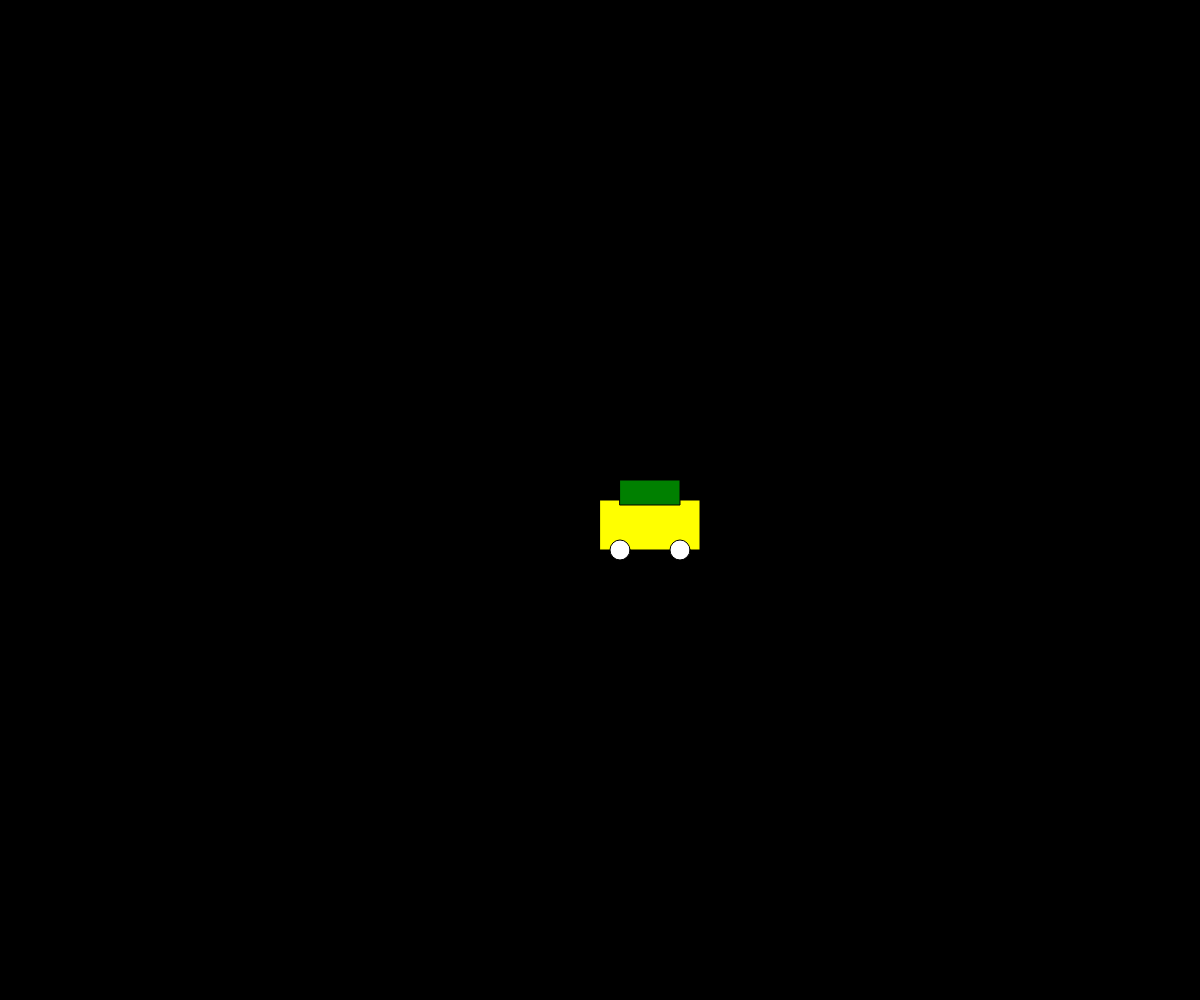
Frame 1 (no input)
Frame 60 (no input): identical to frame 1, image omitted
Frame 120 (the mouse pressed at the canvas centre since frame 60): identical to frame 1, image omitted

The p5.js sketch that drew this single still picture (run headless with seeded random() and noise() and a simulated clock; from frame 60 on, the mouse is pressed at the canvas centre):

// p5.js sketch
// ── sketch.js
// p5.js sketch
let car;

function setup() {
  createCanvas(windowWidth, windowHeight);
  car = new Car(width / 2, height / 2);
}

function draw() {
  background('black');
  car.display();
}

class Car {
  constructor(x, y) {
    this.x = x;
    this.y = y;
    this.width = 100;
    this.height = 50;
  }

  display() {
    // Drawing car body
    fill('yellow');
    rect(this.x, this.y, this.width, this.height);
    
    // Drawing car roof
    fill('green');
    rect(this.x + 20, this.y - 20, this.width - 40, this.height / 2);
    
    // Drawing car wheels
    fill('white');
    ellipse(this.x + 20, this.y + this.height, 20, 20);
    ellipse(this.x + this.width - 20, this.y + this.height, 20, 20);
  }

}
